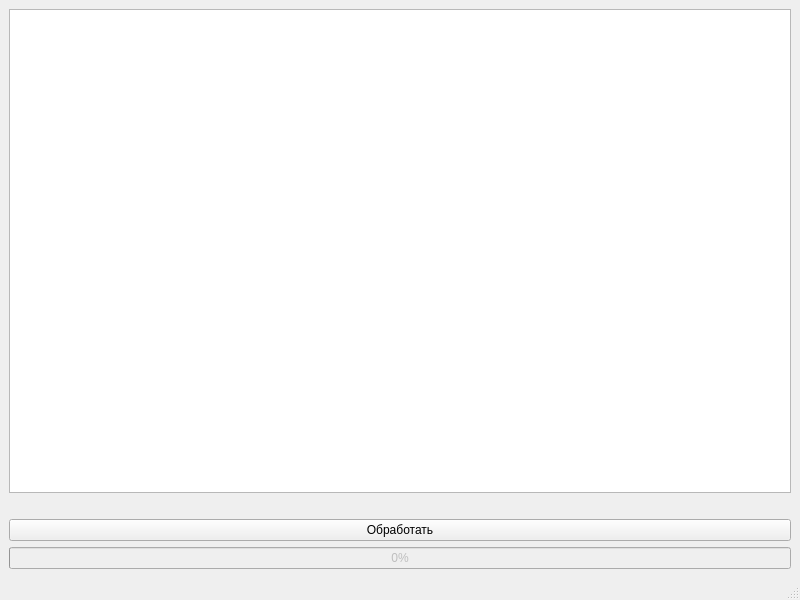
<?xml version="1.0" encoding="UTF-8"?>
<ui version="4.0">
 <class>MainWindow</class>
 <widget class="QMainWindow" name="MainWindow">
  <property name="geometry">
   <rect>
    <x>0</x>
    <y>0</y>
    <width>800</width>
    <height>600</height>
   </rect>
  </property>
  <property name="windowTitle">
   <string>MainWindow</string>
  </property>
  <widget class="QWidget" name="centralwidget">
   <layout class="QVBoxLayout" name="verticalLayout">
    <item>
     <widget class="QListWidget" name="listWidget"/>
    </item>
    <item>
     <widget class="QLabel" name="label">
      <property name="text">
       <string/>
      </property>
     </widget>
    </item>
    <item>
     <widget class="QPushButton" name="pushButton">
      <property name="text">
       <string>Обработать</string>
      </property>
     </widget>
    </item>
    <item>
     <widget class="QProgressBar" name="progressBar">
      <property name="enabled">
       <bool>false</bool>
      </property>
      <property name="value">
       <number>0</number>
      </property>
     </widget>
    </item>
   </layout>
  </widget>
  <widget class="QMenuBar" name="menubar">
   <property name="geometry">
    <rect>
     <x>0</x>
     <y>0</y>
     <width>800</width>
     <height>26</height>
    </rect>
   </property>
  </widget>
  <widget class="QStatusBar" name="statusbar"/>
 </widget>
 <resources/>
 <connections/>
</ui>
